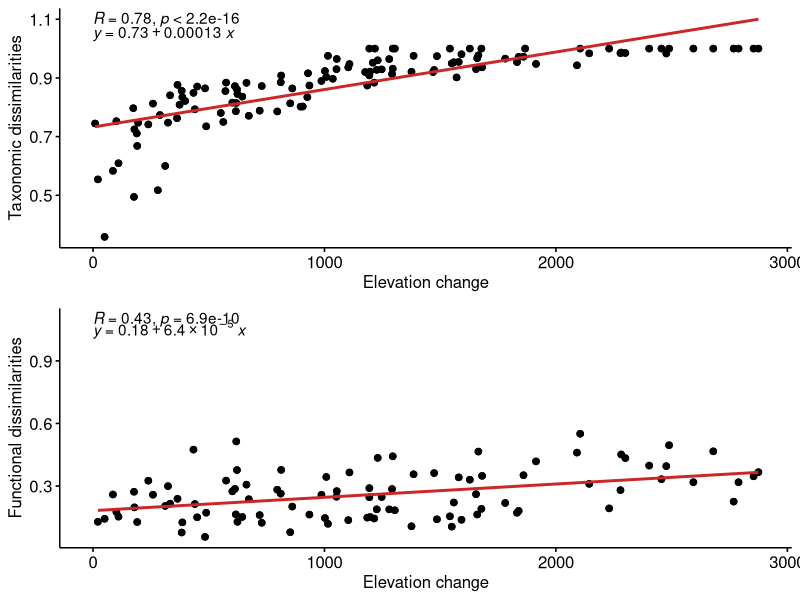

This figure's R source:
# Imports
library(ggpubr)
library(ggplot2)

# Load data
df_indices = read.csv("Data/AlphFD_Indexvalues_270122.csv", sep = ",")
df_betafd = read.csv("Data/Beta_funct_div_matrix.csv", sep = ",")
df_betatd = read.csv("Data/Beta_tax_div_ba_rs_matrix.csv", sep = ",")
elev1 <- read.csv("Data/Altitudes_13052021.csv", sep = ";")

# Change name of the plot column and duplicate it to merge later with the pairwise distances df
colnames(elev1) <- c('Plot1','Elevation1')
elev2 = elev1
colnames(elev2) <- c('Plot2','Elevation2')

# 1)  Taxonomic dissimilarities among plots based on their altitudinal distance 
# All vs all
# Add plot names as indices and delete column with names
row.names(df_betatd) <- df_betatd$X
df_betatd$X <- NULL
# Convert dataframe into a matrix
df_betatd = as.matrix(df_betatd)

# Create dataframe with pairwise distances
df_betatd = data.frame(col = colnames(df_betatd)[col(df_betatd)], row = rownames(df_betatd)[row(df_betatd)], 
                       dist = c(df_betatd))

colnames(df_betatd) = c("Plot1", "Plot2", "Distances")

# Add elevation columns of plot1 and 2
df_betatd = merge(df_betatd, elev1, by = "Plot1")
df_betatd = merge(df_betatd, elev2, by = "Plot2")

# Delete records with 0 and NAs
df_betatd = subset(df_betatd, Distances != 0.0000000)
df_betatd = subset(df_betatd, Distances != "NA")

# Convert elevations columns into numeric types
df_betatd$Elevation <- as.numeric(as.character(df_betatd$Elevation1))
df_betatd$Elevation2 <- as.numeric(as.character(df_betatd$Elevation2))

# Calculate elevation change
df_betatd$Elev_change = abs(df_betatd$Elevation1 - df_betatd$Elevation2)

# Create the plot
tax_dis_elev = ggscatter(df_betatd, x = "Elev_change", y = "Distances",
                         ylab= "Taxonomic dissimilarities",
                         xlab = "Elevation change",
                         #ylim = c(0.3,1),
                         color = "black", shape = 20, size = 3,
                         add = "reg.line",
                         add.params = list(color = "firebrick3", linetype = "solid"))+ # Customize reg. line +
  stat_cor(label.x = 0, label.y = 1.1) +
  stat_regline_equation(label.x = 0, label.y = 1.05)

# 2) Functional dissimilarities among plots based on their altitudinal distance
# Add plot names as indices and delete column with names
row.names(df_betafd) <- df_betafd$X
df_betafd$X <- NULL
# Convert dataframe into a matrix
df_betafd = as.matrix(df_betafd)

# Create dataframe with pairwise distances
df_betafd = data.frame(col = colnames(df_betafd)[col(df_betafd)], row = rownames(df_betafd)[row(df_betafd)], 
                       dist = c(df_betafd))

colnames(df_betafd) = c("Plot1", "Plot2", "Distances")

# Add elevation columns of plot1 and 2
df_betafd = merge(df_betafd, elev1, by = "Plot1")
df_betafd = merge(df_betafd, elev2, by = "Plot2")

# Delete records with 0 and NAs
df_betafd = subset(df_betafd, Distances != 0.0000000)
df_betafd = subset(df_betafd, Distances != "NA")

# Convert elevations columns into numeric types
df_betafd$Elevation <- as.numeric(as.character(df_betafd$Elevation1))
df_betafd$Elevation2 <- as.numeric(as.character(df_betafd$Elevation2))

# Calculate elevation change
df_betafd$Elev_change = abs(df_betafd$Elevation1 - df_betafd$Elevation2)

# Create the plot
funct_dis_elev = ggscatter(df_betafd, x = "Elev_change", y = "Distances",
                           ylab= "Functional dissimilarities",
                           xlab = "Elevation change",
                           color = "black", shape = 20, size = 3,
                           add = "reg.line",
                           add.params = list(color = "firebrick3", linetype = "solid"))+ # Customize reg. line +
  stat_cor(label.x = 0, label.y = 1.1) +
  stat_regline_equation(label.x = 0, label.y = 1.05)

# Put the four plots in a single figure
final_plot = ggarrange(tax_dis_elev, funct_dis_elev,
                       ncol = 1, nrow = 2)

# Export final plot
ggsave(filename = "Outputs/Figure2_SI.png",
       plot = final_plot, 
       width = 13,
       height = 11,
       units = "in")



